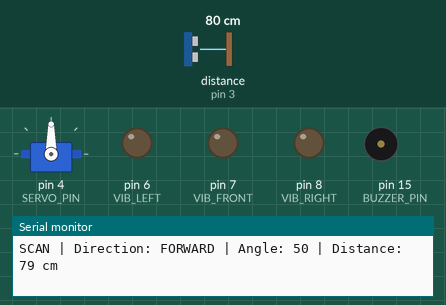
Bench run of a sketch on a simulated Arduino Uno, built with avr-gcc and run on an emulated ATmega328P. Shown: servo, output pins drawn as LEDs (lit = HIGH), buzzer (waves = sounding), the last lines printed to the serial monitor. Wiring (inferred from the names in the program): ultrasonic range finder: trigger pin 2; echo pin 3. The test bench sets the inputs (shaded band); at power-on: distance to the obstacle (sensor on pin 3) 80 cm. The echo pulse lasts 58.3 µs per cm; pins used as bus, display or sensor lines are not drawn.

Above: at 2.4 s.
2.5 s: distance to the obstacle (sensor on pin 3) set to 18 cm
At 2.68 s:
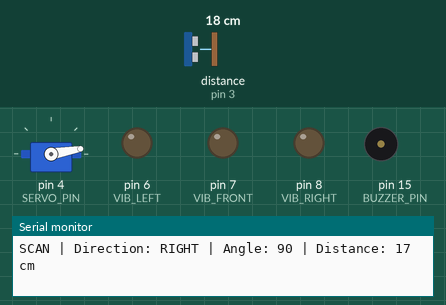
5.5 s: distance to the obstacle (sensor on pin 3) set to 14 cm
At 6.4 s:
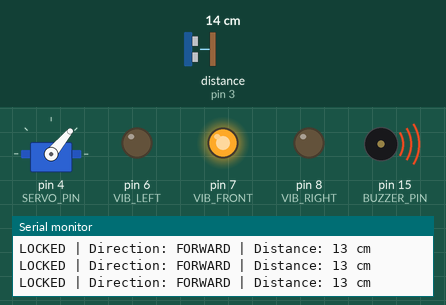
7.2 s: distance to the obstacle (sensor on pin 3) set to 21 cm
8.7 s: distance to the obstacle (sensor on pin 3) set to 25 cm
At 8.91 s:
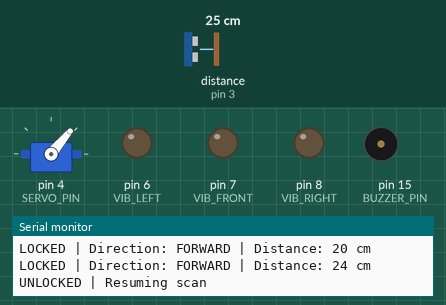
Timing chart, 0 to 12.7 s (numbered marks = the images above; inputs shaded):
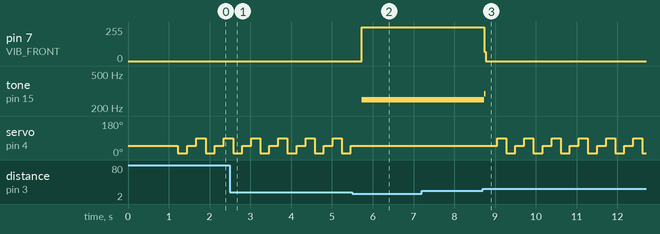

Measured:
- the behaviour switches between 17 and 16 cm on distance to the obstacle (sensor on pin 3) (found by bisection; images 1 and 2)
- the behaviour switches between 22 and 23 cm on distance to the obstacle (sensor on pin 3) (found by bisection; images 2 and 3)
- after the input at 5.5 s, pin 7 (VIB_FRONT): 0/255 → 254/255 after 0.23 s; tone on pin 15 (BUZZER_PIN): silent → 250 Hz after 0.23 s; servo on pin 4 (SERVO_PIN): stops changing and stays 50°
- after the input at 8.7 s, pin 7 (VIB_FRONT): 254/255 → 0/255 at once; tone on pin 15 (BUZZER_PIN): 250 Hz → 295 Hz at once, → silent 0.04 s later; servo on pin 4 (SERVO_PIN): 50° → 90° after 0.35 s, then repeats every 0.67 s: 10° 0.22 s, 50° 0.22 s, 90° 0.22 s
- by itself, servo on pin 4 (SERVO_PIN): repeats every 0.67 s: 50° 0.22 s, 90° 0.22 s, 10° 0.22 s

The sketch:

navihaptics.ino
```cpp
/*
  Navihaptics — Directional Obstacle Detection with Haptic Feedback
  Controller: Raspberry Pi Pico (RP2040)
  Framework: Arduino

  Behaviour:
  - Scan LEFT -> FORWARD -> RIGHT using one servo-mounted HC-SR04.
  - Keep all alerts OFF during normal scanning.
  - At or below LOCK_DISTANCE, hold the servo at the detected direction.
  - While locked, activate the buzzer and only that direction's vibrator.
  - Release only after distance exceeds RELEASE_DISTANCE or no echo is received.

  Pin numbers below are Raspberry Pi Pico GPIO numbers (GPx).
*/

#include <Servo.h>

#define TRIG_PIN       2    // GP2
#define ECHO_PIN       3    // GP3 (use 5 V-to-3.3 V level shifting!)
#define SERVO_PIN      4    // GP4

#define VIB_LEFT       6    // GP6, through BC547 driver
#define VIB_FRONT      7    // GP7, through BC547 driver
#define VIB_RIGHT      8    // GP8, through BC547 driver

#define BUZZER_PIN     15   // GP15

Servo scanServo;

// Calibrated servo commands: LEFT -> FORWARD -> RIGHT.
// These are servo command angles, not negative physical angles.
const int scanAngles[3] = {10, 50, 90};
const char *directionNames[3] = {"LEFT", "FORWARD", "RIGHT"};

const int LOCK_DISTANCE = 15;     // cm: acquire lock at or below this distance
const int RELEASE_DISTANCE = 22;  // cm: release only above this distance

const unsigned long SERVO_SETTLE_MS = 220;
const unsigned long ECHO_TIMEOUT_US = 25000UL;

int scanIndex = 0;
bool locked = false;
int lockedAngle = 50;
int lockedDirection = -1;

long getDistanceCm() {
  digitalWrite(TRIG_PIN, LOW);
  delayMicroseconds(2);
  digitalWrite(TRIG_PIN, HIGH);
  delayMicroseconds(10);
  digitalWrite(TRIG_PIN, LOW);

  unsigned long duration = pulseIn(ECHO_PIN, HIGH, ECHO_TIMEOUT_US);

  if (duration == 0) {
    return -1; // no valid echo
  }

  return (long)(duration * 0.0343f / 2.0f);
}

void allOutputsOff() {
  digitalWrite(VIB_LEFT, LOW);
  digitalWrite(VIB_FRONT, LOW);
  digitalWrite(VIB_RIGHT, LOW);
  digitalWrite(BUZZER_PIN, LOW);
}

void activateLockedOutputs() {
  allOutputsOff();

  if (lockedDirection == 0) {
    digitalWrite(VIB_LEFT, HIGH);
  } else if (lockedDirection == 1) {
    digitalWrite(VIB_FRONT, HIGH);
  } else if (lockedDirection == 2) {
    digitalWrite(VIB_RIGHT, HIGH);
  }

  digitalWrite(BUZZER_PIN, HIGH);
}

void printReading(const char *state, int angle, long distance) {
  Serial.print(state);
  Serial.print(" | Direction: ");
  if (lockedDirection >= 0 && locked) {
    Serial.print(directionNames[lockedDirection]);
  } else {
    Serial.print(directionNames[scanIndex]);
  }
  Serial.print(" | Angle: ");
  Serial.print(angle);
  Serial.print(" | Distance: ");
  if (distance < 0) {
    Serial.println("NO ECHO");
  } else {
    Serial.print(distance);
    Serial.println(" cm");
  }
}

void setup() {
  Serial.begin(115200);
  delay(1000);

  pinMode(TRIG_PIN, OUTPUT);
  pinMode(ECHO_PIN, INPUT);

  pinMode(VIB_LEFT, OUTPUT);
  pinMode(VIB_FRONT, OUTPUT);
  pinMode(VIB_RIGHT, OUTPUT);
  pinMode(BUZZER_PIN, OUTPUT);

  allOutputsOff();

  scanServo.attach(SERVO_PIN);
  scanServo.write(scanAngles[1]); // calibrated forward position
  delay(SERVO_SETTLE_MS);

  Serial.println("Navihaptics started");
  Serial.println("Normal scan: alerts OFF | Lock threshold: 15 cm | Release: >22 cm");
}

void loop() {
  // LOCKED STATE: do not advance the scan index or move the servo.
  if (locked) {
    scanServo.write(lockedAngle);
    long distance = getDistanceCm();
    activateLockedOutputs();

    Serial.print("LOCKED | Direction: ");
    Serial.print(directionNames[lockedDirection]);
    Serial.print(" | Distance: ");
    if (distance < 0) {
      Serial.println("NO ECHO");
    } else {
      Serial.print(distance);
      Serial.println(" cm");
    }

    if (distance < 0 || distance > RELEASE_DISTANCE) {
      locked = false;
      lockedDirection = -1;
      allOutputsOff();
      Serial.println("UNLOCKED | Resuming scan");
      delay(120);
    }

    return;
  }

  // SCANNING STATE: position first, allow it to settle, then measure.
  allOutputsOff();
  int currentAngle = scanAngles[scanIndex];
  scanServo.write(currentAngle);
  delay(SERVO_SETTLE_MS);

  long distance = getDistanceCm();

  Serial.print("SCAN | Direction: ");
  Serial.print(directionNames[scanIndex]);
  Serial.print(" | Angle: ");
  Serial.print(currentAngle);
  Serial.print(" | Distance: ");
  if (distance < 0) {
    Serial.println("NO ECHO");
  } else {
    Serial.print(distance);
    Serial.println(" cm");
  }

  if (distance > 0 && distance <= LOCK_DISTANCE) {
    locked = true;
    lockedAngle = currentAngle;
    lockedDirection = scanIndex;

    scanServo.write(lockedAngle);
    activateLockedOutputs();

    Serial.print("LOCK ACQUIRED | ");
    Serial.println(directionNames[lockedDirection]);
    return;
  }

  scanIndex = (scanIndex + 1) % 3;
}
```
